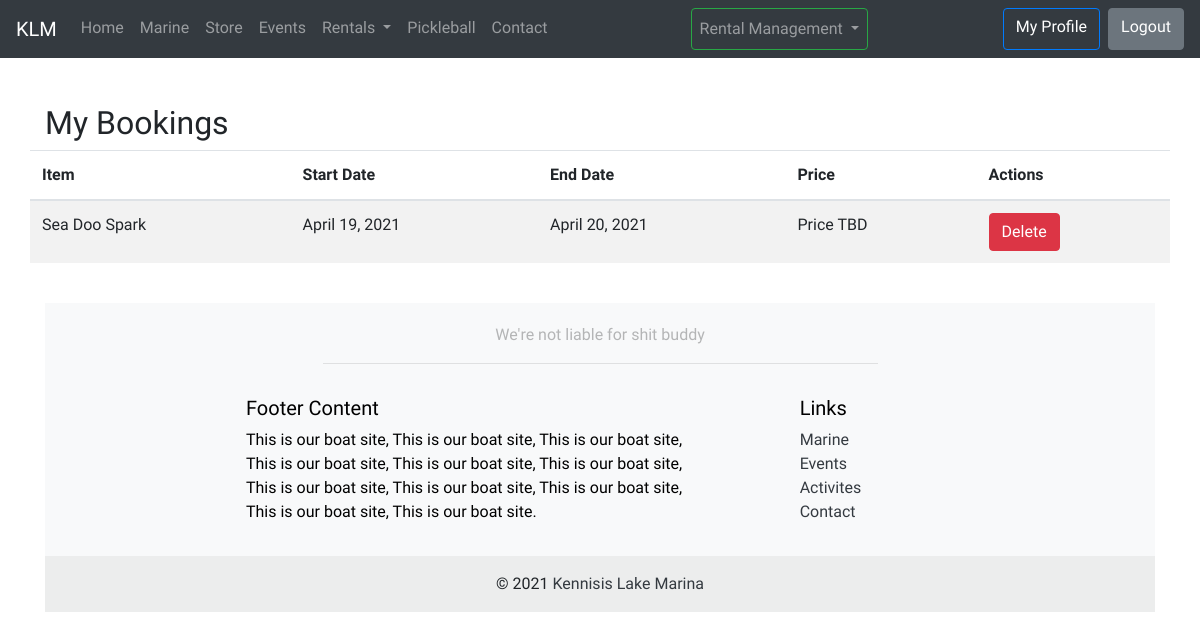
Before: /bookings/ (signed in) with the older database file.
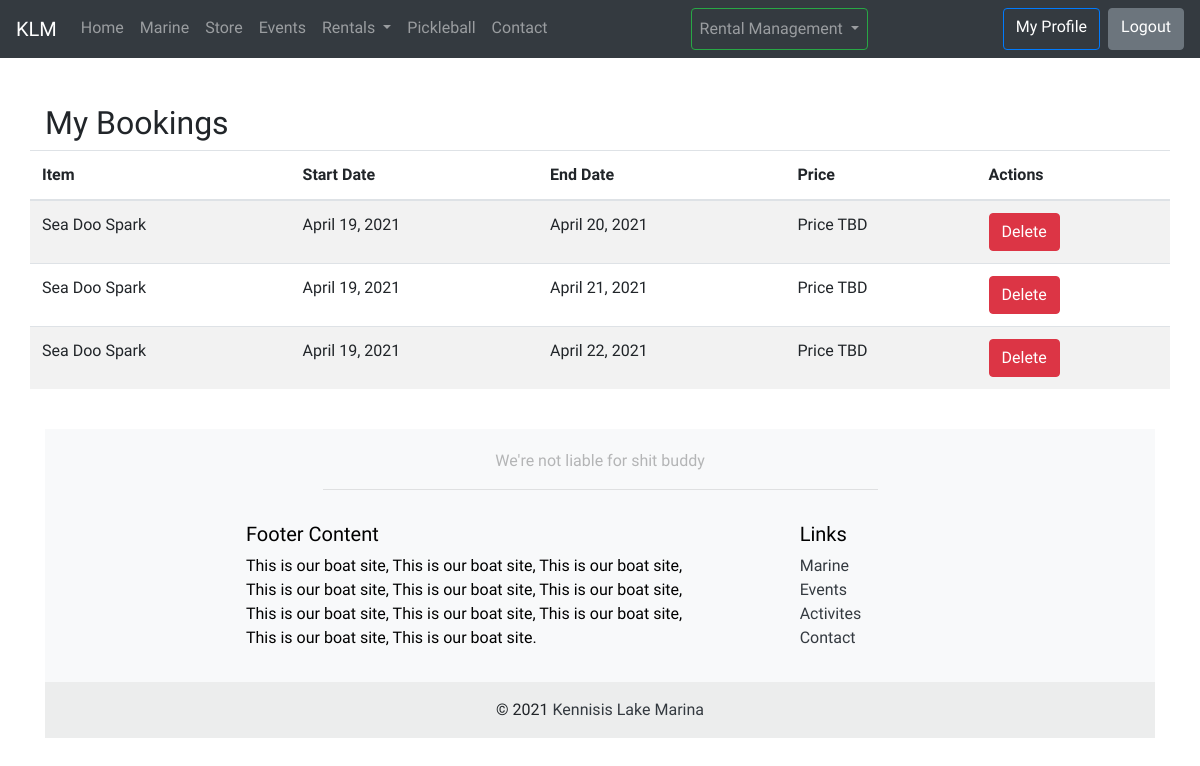
After: the same page with the newer database file.
### boats/models.py (models this page shows)
class Booking(models.Model):
	startDay = models.DateField()
	endDay = models.DateField()
	rentalItem = models.ForeignKey('RentalItem', on_delete=models.CASCADE)
	user = models.ForeignKey(AUTH_USER_MODEL, on_delete=models.CASCADE)
	is_confirmed = models.BooleanField(default=False)

class RentalItem(models.Model):
	name = models.CharField(max_length=120)
	description = models.TextField()
	image = models.ImageField(upload_to='images')
	dayPrice = models.DecimalField(max_digits=10, decimal_places=2)
	weekPrice = models.DecimalField(max_digits=10, decimal_places=2)
	def __str__(self):
		return self.name

### boats/views.py (the view)
# urls.py: path('bookings/', boat_views.bookings_view, name='bookings'),
def bookings_view(request):
	isAuthenticated = True
	if (request.user.is_authenticated):
		bookings = Booking.objects.filter(user=request.user)
	else:
		bookings = None
		isAuthenticated = False
	context = {
		"bookings": bookings,
		"noBookings": bookings.count() == 0 if bookings != None else True,
		"isAuthenticated": isAuthenticated
	}
	return render(request, 'boats/bookings.html', context)

### boats/templates/boats/bookings.html
{% extends 'base.html' %}
{% load static %}
{% block main_content %}
<div class='container top-container pt-4'>
	<div class="row pt-4">
		<div class="col-12">
			<h2>My Bookings</h2>
		</div>
	</div>
	<div class="row">
		<table class="table table-striped">
			<thead>
				<tr>
					<th scope="col">Item</th>
					<th scope="col">Start Date</th>
					<th scope="col">End Date</th>
					<th scope="col">Price</th>
					<th scope="col">Actions</th>
				</tr>
			</thead>
			{% if noBookings %}
			</table>
			<div class="row w-100">
				<div class="col-12 w-100 text-center">
					{% if not isAuthenticated %}
					<p>Sign In to View Bookings</p>
					{% else %}
					<p>No Bookings Yet</p>
					{% endif %}
				</div>
			</div>
			<div class="row w-100">
				<div class="col-12 w-100 text-center">
					{% if not isAuthenticated %}
					<a class="btn btn-success" href="{% url 'login' %}">Login</a>
					{% else %}
					<a class="btn btn-success" href="{% url 'activities' %}">View Activities</a>
					{% endif %}
				</div>
			</div>
			{% else %}
			<tbody>
				{% for booking in bookings %}
					<tr>
						<td scope="col">{{booking.rentalItem}}</td>
						<td scope="col">{{booking.startDay}}</td>
						<td scope="col">{{booking.endDay}}</td>
						<td scope="col">Price TBD</td>
						<td scope="col"><a class="btn btn-danger" href="{% url 'delete' booking_id=booking.pk%}">Delete</a></td>
					</tr>
				{% endfor %}
			</tbody>
		</table>
		{% endif %}
</div>
{% endblock %}

Changed rows visible on the page:
added Booking: rentalItem "Sea Doo Spark", startDay "April 19, 2021", endDay "April 21, 2021"
added Booking: rentalItem "Sea Doo Spark", startDay "April 19, 2021", endDay "April 22, 2021"
